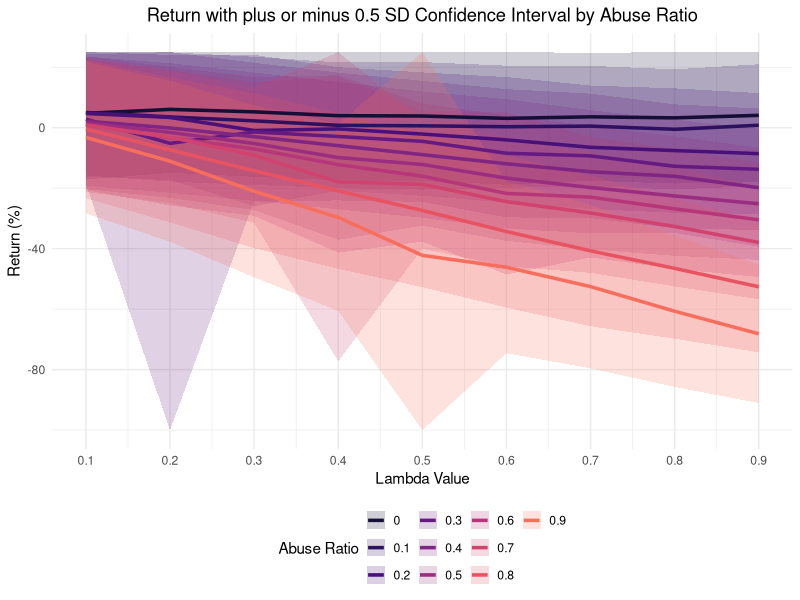
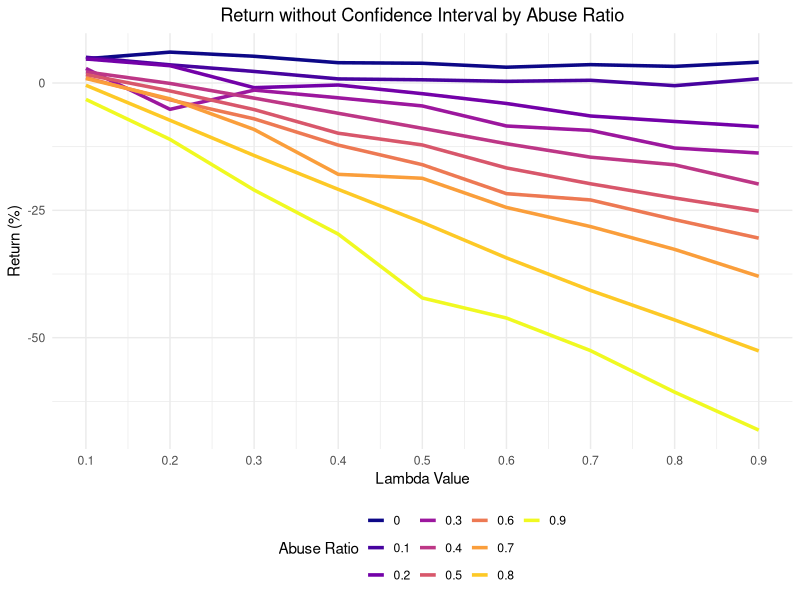

Generate these figures, in order, with R:
## ---- chunk 1
knitr::opts_chunk$set(echo = TRUE)
## ---- chunk 2
library(data.table)
library(ggplot2)
## ---- chunk 3
# % Return at Different Pressure Settings
return_dt <- data.table(
    abuse_ratio = c(0, 0.1, 0.2, 0.3, 0.4, 0.5, 0.6, 0.7, 0.8, 0.9),
    lambda_0.1 = c(4.76473, 5.04958, 4.71596, 2.84991, 2.18284, 1.6512, 1.06770, 0.87888, -0.44871, -3.21756),
    lambda_0.2 = c(6.06275, 3.56516, 3.39372, -5.16797, -0.08512, -1.56226, -3.31014, -3.11505, -7.32223, -11.0714),
    lambda_0.3 = c(5.24833, 2.26873, -0.91624, -1.39935, -2.96998, -5.21708, -7.03568, -9.12327, -14.2363, -21.0129),
    lambda_0.4 = c(3.98635, 0.80165, -0.39472, -2.91047, -5.94576, -9.86191, -12.1923, -17.9295, -20.8831, -29.6657),
    lambda_0.5 = c(3.87400, 0.63042, -2.10115, -4.50369, -8.90094, -12.1673, -16.0381, -18.7089, -27.3653, -42.2083),
    lambda_0.6 = c(3.09900, 0.32567, -4.01964, -8.44136, -11.9264, -16.6746, -21.7277, -24.4353, -34.3353, -46.1438),
    lambda_0.7 = c(3.60528, 0.53412, -6.47903, -9.31158, -14.5637, -19.7869, -22.9624, -28.1903, -40.7257, -52.5469),
    lambda_0.8 = c(3.26188, -0.52581, -7.55500, -12.7652, -16.0634, -22.5785, -26.8280, -32.6669, -46.5174, -60.6900),
    lambda_0.9 = c(4.09142, 0.82856, -8.57397, -13.7512, -19.8439, -25.1562, -30.4616, -37.9605, -52.6035, -68.1493)
)
# % Standard Deviation at Different Pressure Settings
sd_dt <- data.table(
    abuse_ratio = c(0, 0.1, 0.2, 0.3, 0.4, 0.5, 0.6, 0.7, 0.8, 0.9),
    lambda_0.1 = c(43.7538, 41.5666, 42.0065, 42.8553, 42.7181, 43.8668, 43.3496, 44.2436, 45.6755, 50.1521),
    lambda_0.2 = c(41.9749, 42.7653, 41.3599, 198.625, 42.8371, 43.3251, 44.8455, 43.7528, 47.9238, 53.2982),
    lambda_0.3 = c(42.9851, 42.3916, 50.0412, 45.7494, 42.4351, 44.0311, 44.2513, 44.6331, 51.1880, 56.9215),
    lambda_0.4 = c(42.8058, 41.5718, 40.8170, 42.2755, 42.0963, 54.3918, 58.2550, 118.6425, 51.5654, 61.8381),
    lambda_0.5 = c(42.9635, 42.1541, 40.7934, 40.0070, 41.7231, 40.4179, 43.2834, 42.5524, 50.6880, 188.7836),
    lambda_0.6 = c(43.8749, 40.3778, 41.5486, 42.4104, 42.7635, 41.4917, 53.6246, 42.8549, 50.2566, 56.8045),
    lambda_0.7 = c(42.3506, 39.8282, 40.8640, 41.1597, 40.7469, 40.8893, 39.8253, 39.5828, 49.8207, 54.0856),
    lambda_0.8 = c(43.4310, 39.6847, 41.1322, 40.9887, 37.4769, 39.5600, 39.7511, 39.6098, 46.4905, 50.0125),
    lambda_0.9 = c(44.2391, 40.3015, 40.0298, 40.2006, 39.0265, 37.0917, 37.8211, 37.5083, 43.3250, 45.8065)
)
## ---- chunk 4
return_long <- melt(return_dt,
    id.vars = "abuse_ratio",
    variable.name = "lambda", value.name = "return"
)
sd_long <- melt(sd_dt,
    id.vars = "abuse_ratio",
    variable.name = "lambda", value.name = "sd"
)

# Merge two datasets
plot_data <- merge(return_long, sd_long, by = c("abuse_ratio", "lambda"))

# Add boundary constraints
y_min <- -100
y_max <- 25
plot_data[, `:=`(
    adjusted_ymin = pmax(return - 0.5 * sd, y_min),
    adjusted_ymax = pmin(return + 0.5 * sd, y_max)
)]

# Plotting with C.I.
ggplot(plot_data, aes(x = as.numeric(gsub("lambda_", "", lambda)), y = return, group = factor(abuse_ratio))) +
    geom_ribbon(aes(ymin = adjusted_ymin, ymax = adjusted_ymax, fill = factor(abuse_ratio)),
        alpha = 0.2
    ) +
    geom_line(aes(color = factor(abuse_ratio)), linewidth = 1.2) +
    labs(
        title = "Return with plus or minus 0.5 SD Confidence Interval by Abuse Ratio",
        x = "Lambda Value",
        y = "Return (%)",
        color = "Abuse Ratio",
        fill = "Abuse Ratio"
    ) +
    theme_minimal() +
    scale_x_continuous(breaks = seq(0.1, 0.9, by = 0.1)) +
    scale_color_viridis_d(option = "plasma") +
    scale_fill_viridis_d(option = "plasma") +
    guides(
        color = guide_legend(nrow = 2, title.position = "top"),
        fill = guide_legend(nrow = 2, title.position = "top")
    ) +
    theme(
        legend.position = "bottom",
        plot.title = element_text(hjust = 0.5),
        legend.key.size = unit(0.5, "cm")
    ) +
    scale_x_continuous(breaks = seq(0, 0.9, by = 0.1)) +
    scale_y_continuous(limits = c(y_min, y_max)) +
    coord_cartesian(ylim = c(y_min, y_max)) + # Double protection for y-axis range
    scale_color_viridis_d(option = "magma", begin = 0.1, end = 0.7) +
    scale_fill_viridis_d(option = "magma", begin = 0.1, end = 0.7) +
    guides(
        color = guide_legend(nrow = 2),
        fill = guide_legend(nrow = 2)
    ) +
    guides(
        color = guide_legend(nrow = 3),
        fill = guide_legend(nrow = 3)
    )
## ---- chunk 5
# plot without C.I.
ggplot(plot_data, aes(x = as.numeric(gsub("lambda_", "", lambda)), y = return, group = factor(abuse_ratio))) +
    geom_line(aes(color = factor(abuse_ratio)), linewidth = 1.2) +
    labs(
        title = "Return without Confidence Interval by Abuse Ratio",
        x = "Lambda Value",
        y = "Return (%)",
        color = "Abuse Ratio"
    ) +
    theme_minimal() +
    scale_x_continuous(breaks = seq(0.1, 0.9, by = 0.1)) +
    scale_color_viridis_d(option = "plasma") +
    guides(
        color = guide_legend(nrow = 2, title.position = "top")
    ) +
    theme(
        legend.position = "bottom",
        plot.title = element_text(hjust = 0.5),
        legend.key.size = unit(0.5, "cm")
    ) +
    guides(color = guide_legend(nrow = 3))
